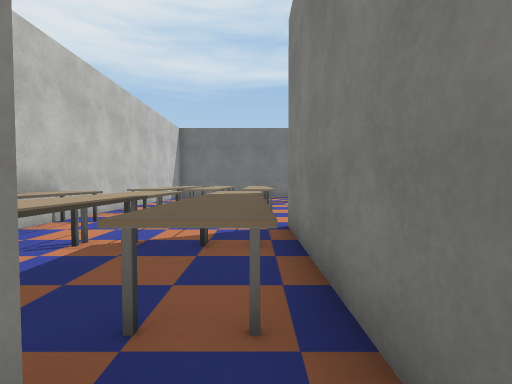
[1] (above)

24 first-person views from a walk through a 3-D level made in the Unity game engine. The camera is 1.3 m above the floor, tilts 2° down and sees 85° across. The floor is counted in squares, 1.41 m on a side. Each view is taken from the middle of a square. On the plan, view 1 faces up. The plan holds only what a view shows up to about 11 squares ahead; the rest is blank. The place goes on beyond the plan. The player character is not drawn. Door leaves are left out, so doorways stand open. Some surface patterns are stand-ins.

[2]
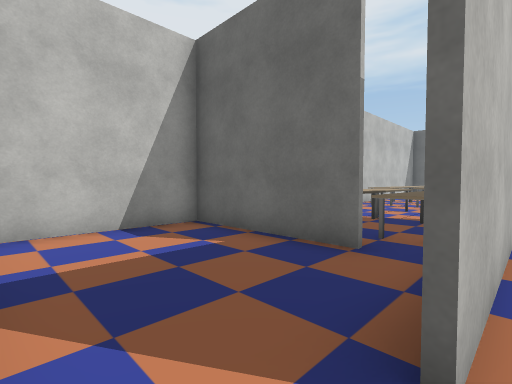

[3]
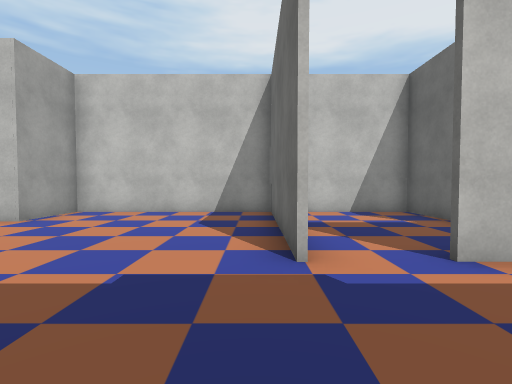

[4]
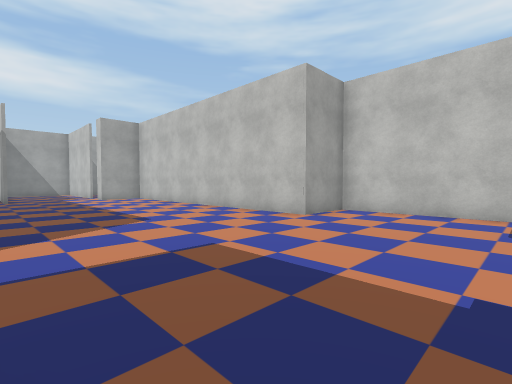

[5]
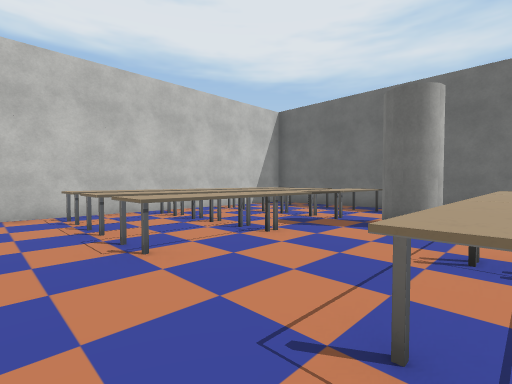

[6]
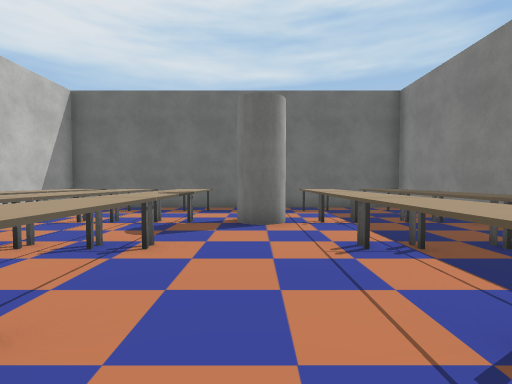

[7]
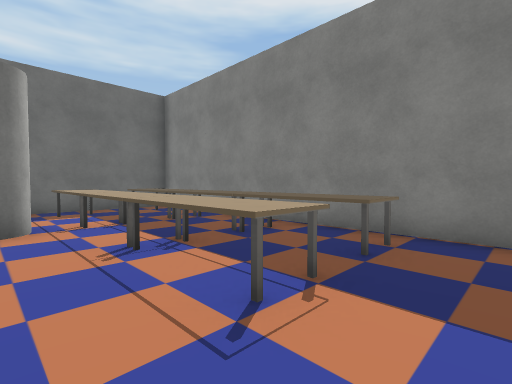

[8]
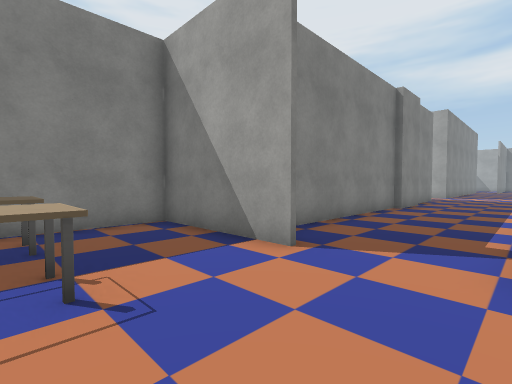

[9]
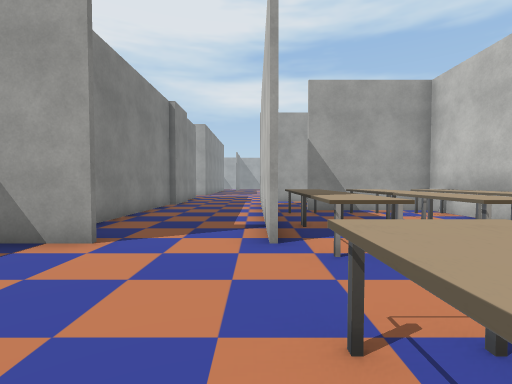

[10]
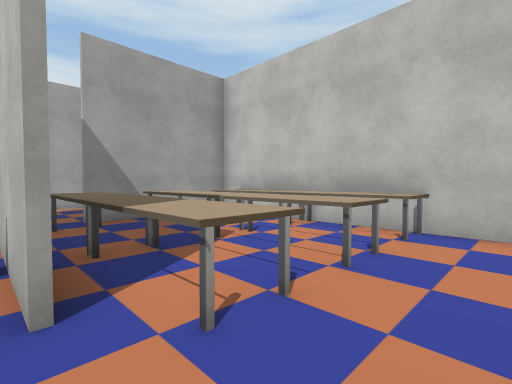

[11]
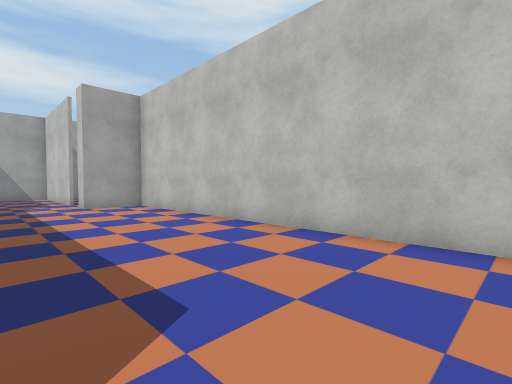

[12]
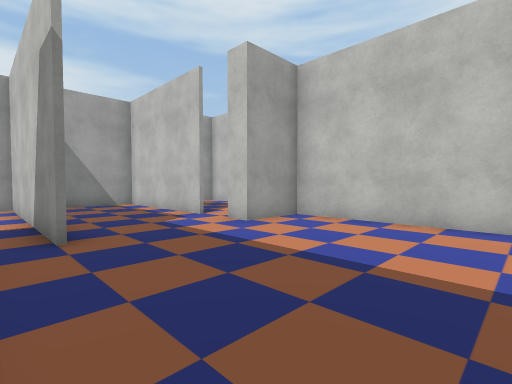

[13]
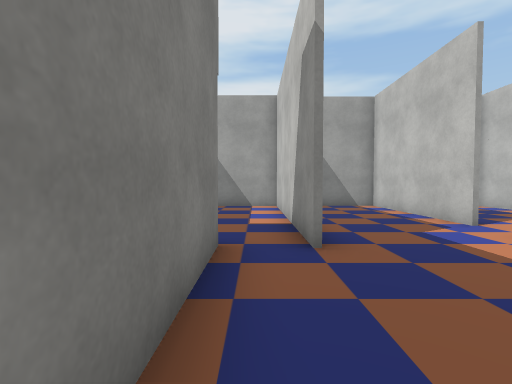

[14]
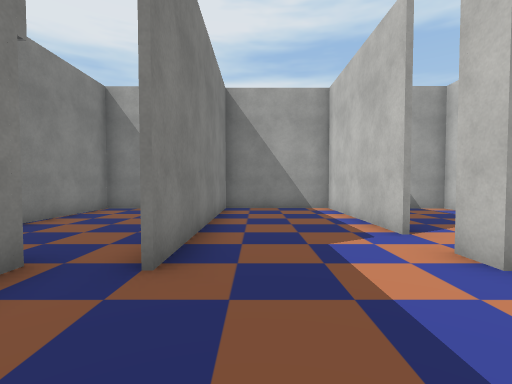

[15]
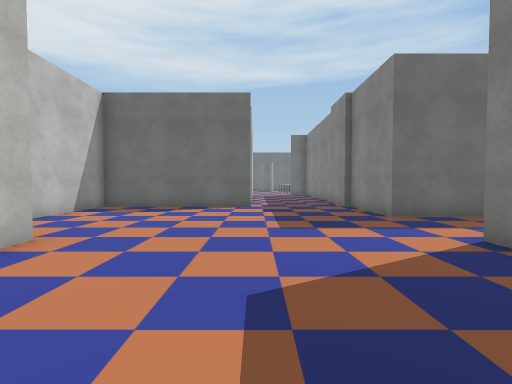

[16]
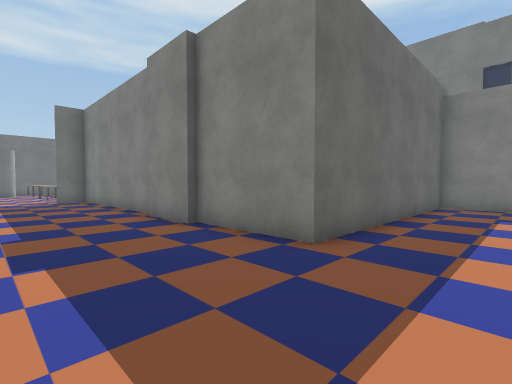

[17]
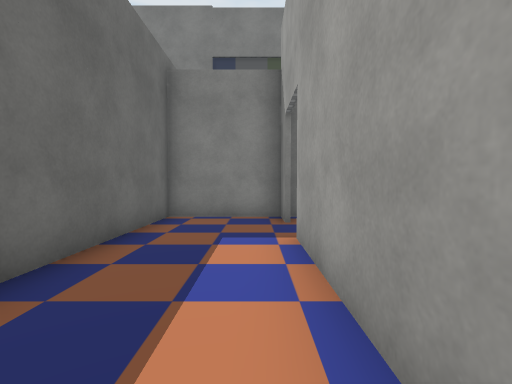

[18]
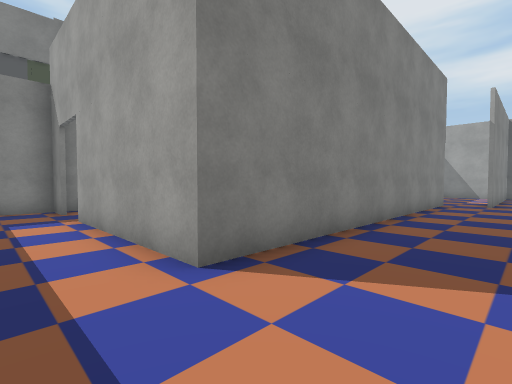

[19]
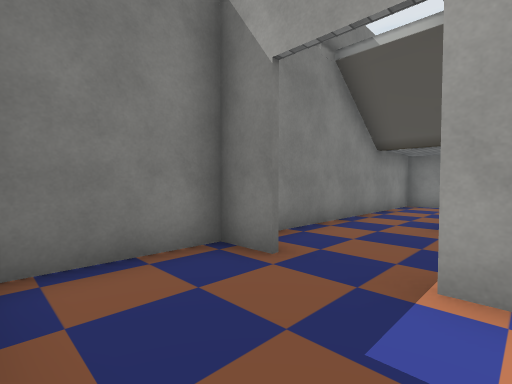

[20]
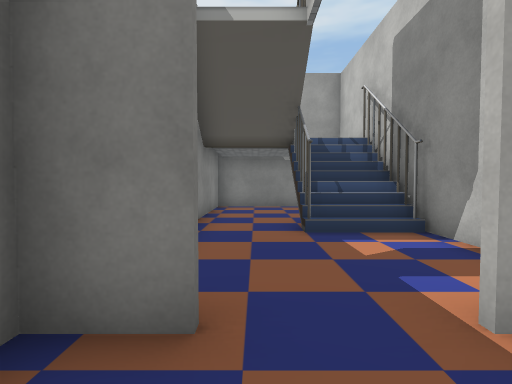

[21]
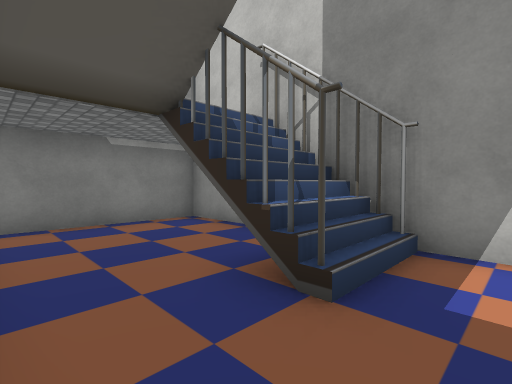

[22]
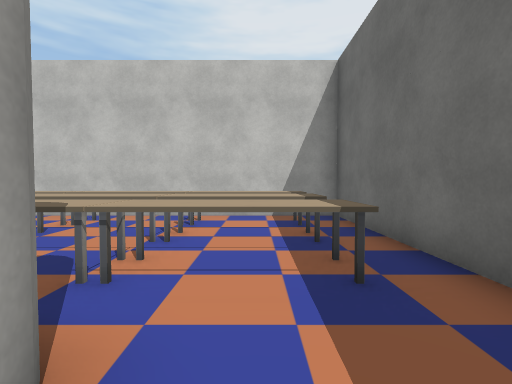

[23]
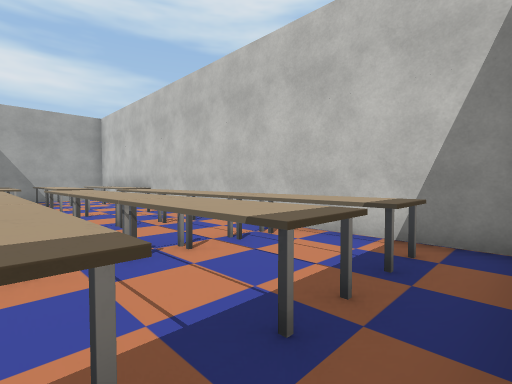

[24]
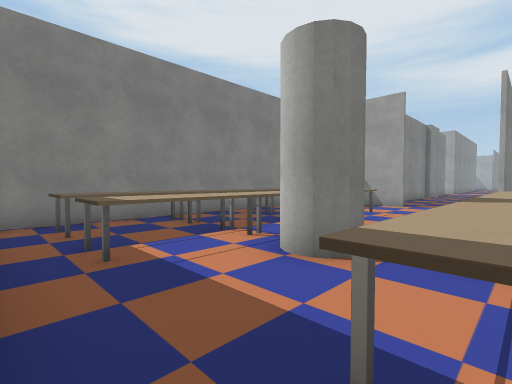

### Floor plan
Points are (right, up) in squares from view 1. A wall is a line through its corners. A room is listed if a view was taken in it or the views show most of it. See-through windows are left out.
Room 1 (view 1)
walls: (-0.6, 0.7) (-4.8, 0.7); (-1.8, -3.4) (-0.6, -3.4); (0.7, 0.6) (0.7, 1.5); (-4.7, 1.1) (-4.7, -2.9)
ways out: opening at (0, 1) to room 2; opening at (0.5, -2.5) to room 2
Room 2 (views 2, 3, 4, 5, 6, 7, 8, 9, 10, 11, 12, 13, 14, 15, 16, 17, 18, 19, 20, 22, 23, 24)
walls: (4.6, -1.6) (4.6, 4.2); (0.9, -3.5) (-4.7, -3.5) (-4.7, -9.7) (-2.6, -9.7) (-2.6, -20.9) (-0.6, -20.9) (-0.6, -21.6); (0.7, 1.5) (0.7, 2.9); (4.3, -3.6) (4.3, -1.5); (0.8, 3.1) (0.8, -1.8); (3.4, 5.8) (7.2, 5.8) (7.2, 17.2) (-4.7, 17.2) (-4.7, 1.1); (-4.8, 0.8) (-0.6, 0.8); (11.2, -9.7) (12.4, -9.7) (12.4, -6.7) (4.6, -6.7) (4.6, -3.5); (4.6, -21.1) (4.6, -9.7) (9.6, -9.7); (-0.6, -22.9) (-0.6, -27.9) (3.1, -27.9); (3.1, -27.8) (3.1, -20.9)
ways out: opening at (0, 1) to room 1; opening at (0.5, -2.5) to room 1; opening at (10.5, -10) to room 3; opening at (-1, -22); opening at (4, -21)
objects: table (-4, 2) to (-4, 3); table (-4, 4) to (-4, 6); table (-4, 9) to (-3, 10); table (-4, 11) to (-3, 13); table (-4, 14) to (-3, 16); table (-2, 2) to (-2, 3); table (-2, 4) to (-2, 6); table (-2, 9) to (-2, 10); table (-2, 11) to (-2, 13); table (-2, 14) to (-2, 16); table (-1, 2) to (0, 3); table (-1, 4) to (0, 6); table (0, 9) to (0, 10); table (0, 11) to (0, 13); table (0, 14) to (0, 16); pillar (2, 13) to (2, 14); table (4, 9) to (4, 10); table (4, 11) to (4, 13); table (4, 14) to (4, 16); table (6, 9) to (6, 10); table (6, 11) to (6, 13); table (6, 14) to (6, 16)
Room 3 (view 21)
walls: (7.8, -11.9) (7.8, -15.1); (7.8, -17) (7.8, -18.6) (12.4, -18.6) (12.4, -9.9)
ways out: opening at (10.5, -10) to room 2
objects: box (8, -14); box (10, -15); box (10, -14)

Where each view was taken, in squares from view 1:
view 1: 0 up, 0 right, facing up
view 2: 3 down, 1 right, facing up-left
view 3: 4 down, 4 right, facing left
view 4: 5 down, 4 right, facing down-left
view 5: 7 up, 4 right, facing up-left
view 6: 7 up, 2 right, facing up
view 7: 7 up, 2 right, facing up-right
view 8: 9 up, 1 right, facing down-right
view 9: 10 up, 1 right, facing down
view 10: 8 up, 1 right, facing down-left
view 11: 10 down, 2 right, facing down-left
view 12: 16 down, 4 right, facing down-left
view 13: 17 down, 4 right, facing down
view 14: 18 down, 2 right, facing down
view 15: 14 down, 1 right, facing up
view 16: 9 down, 1 right, facing up-right
view 17: 9 down, 5 right, facing right
view 18: 8 down, 2 right, facing down-right
view 19: 7 down, 9 right, facing down-right
view 20: 8 down, 11 right, facing down
view 21: 12 down, 12 right, facing down-left
view 22: 15 up, 3 right, facing left
view 23: 17 up, 0 right, facing down-left
view 24: 17 up, 0 right, facing down-right
